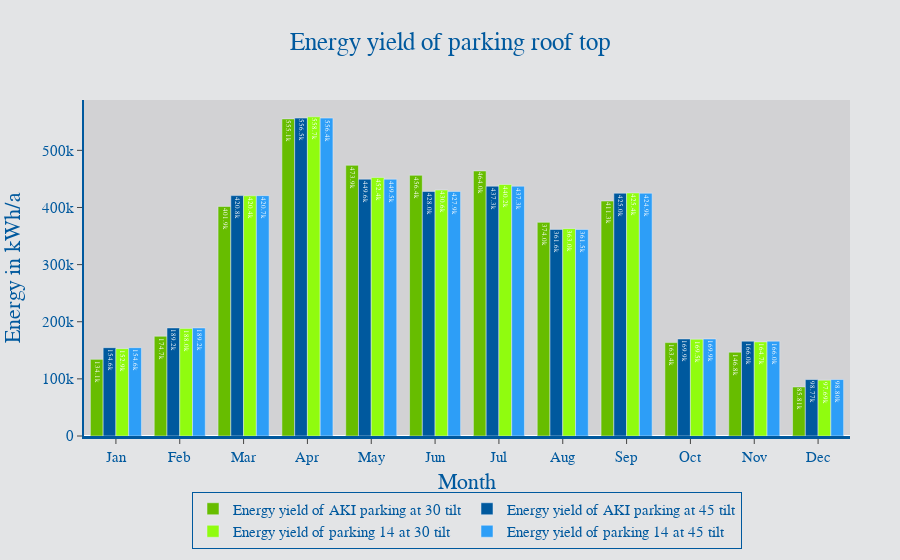

Notebook cell for this chart:
### Code cell
data = [trace1, trace2, trace3, trace4,]
fig = go.Figure(data = data)
fig.update_traces(texttemplate='%{text:.4s}',textposition='inside', opacity=1,
                  textfont=dict(family=A,size=18,color='white'))
fig.update_layout(uniformtext_minsize=20)
#fig.update_layout(xaxis_tickangle=45)
fig.update_layout(title='Energy yield of parking roof top',
                  title_x=0.5,
                  yaxis_title='Energy in kWh/a',font=dict(size=18),
                 legend=dict(
    #itemwidth=30,
    orientation='h',
    yanchor="middle",
    y=-0.25,
    xanchor="center",
    x=0.5,
    title_font_family=A,
    font=dict(
    family=A,
    size=15,
    color=hsn_blue),
    bgcolor=hsn_greyl,
    bordercolor=hsn_blue,
    valign='bottom',
    tracegroupgap=10,
    borderwidth=1,),
    font_family=A,
    font_color=hsn_blue,
    title_font_family=A,
    title_font_color=hsn_blue,
    legend_tracegroupgap=500,
                    
)
fig.update_xaxes(title_font_family=A)
fig.update_layout(
xaxis=dict(
showline=True,showgrid=False,showticklabels=True,
linecolor=hsn_blue,
title_text="Month",
title_standoff = 10,
linewidth=3,ticks='outside',tickfont=dict(
family=A,size=15,color=hsn_blue))
,
yaxis=dict(
showline=True,showgrid=False,showticklabels=True,
linecolor=hsn_blue,
ticklabelposition="outside",
linewidth=2,ticks='outside',tickfont=dict(
family=A,size=15,color=hsn_blue)
),autosize=True,margin=dict(
autoexpand=True,l=50,r=50,b=100,t=100,pad=0),
showlegend=True,paper_bgcolor=hsn_greyl,
    plot_bgcolor=hsn_greym)
fig.show()
pio.write_image(fig, 'energy yield.png',scale=6, width=1080, height=650)

### Figure 1 — Plotly figure (JSON) as saved in the notebook; plotly's stock layout.template omitted (floating-point values rounded to 4 significant figures)
{"data": [{"marker": {"color": "rgb(103,189,0)"}, "name": "Energy yield of AKI parking at 30 tilt", "opacity": 1, "text": [134100.0, 174700.0, 401900.0, 555100.0, 473900.0, 456400.0, 464000.0, 374000.0, 411300.0, 163400.0, 146800.0, 85810.0], "textfont": {"color": "white", "family": "Arial", "size": 18}, "textposition": "inside", "texttemplate": "%{text:.4s}", "type": "bar", "x": ["Jan", "Feb", "Mar", "Apr", "May", "Jun", "Jul", "Aug", "Sep", "Oct", "Nov", "Dec"], "y": [134100.0, 174700.0, 401900.0, 555100.0, 473900.0, 456400.0, 464000.0, 374000.0, 411300.0, 163400.0, 146800.0, 85810.0]}, {"marker": {"color": "rgb(0,89,158)"}, "name": "Energy yield of AKI parking at 45 tilt", "opacity": 1, "text": [154600.0, 189200.0, 420800.0, 556500.0, 449600.0, 428000.0, 437300.0, 361600.0, 425000.0, 169900.0, 166000.0, 98770.0], "textfont": {"color": "white", "family": "Arial", "size": 18}, "textposition": "inside", "texttemplate": "%{text:.4s}", "type": "bar", "x": ["Jan", "Feb", "Mar", "Apr", "May", "Jun", "Jul", "Aug", "Sep", "Oct", "Nov", "Dec"], "y": [154600.0, 189200.0, 420800.0, 556500.0, 449600.0, 428000.0, 437300.0, 361600.0, 425000.0, 169900.0, 166000.0, 98770.0]}, {"marker": {"color": "rgb(144,252,15)"}, "name": "Energy yield of parking 14 at 30 tilt", "opacity": 1, "text": [152900.0, 188000.0, 420400.0, 558700.0, 452400.0, 430600.0, 440200.0, 363000.0, 425400.0, 169500.0, 164700.0, 97690.0], "textfont": {"color": "white", "family": "Arial", "size": 18}, "textposition": "inside", "texttemplate": "%{text:.4s}", "type": "bar", "x": ["Jan", "Feb", "Mar", "Apr", "May", "Jun", "Jul", "Aug", "Sep", "Oct", "Nov", "Dec"], "y": [152900.0, 188000.0, 420400.0, 558700.0, 452400.0, 430600.0, 440200.0, 363000.0, 425400.0, 169500.0, 164700.0, 97690.0]}, {"marker": {"color": "rgb(45,158,247)"}, "name": "Energy yield of parking 14 at 45 tilt", "opacity": 1, "text": [154600.0, 189200.0, 420700.0, 556400.0, 449500.0, 427900.0, 437300.0, 361500.0, 424900.0, 169900.0, 166000.0, 98800.0], "textfont": {"color": "white", "family": "Arial", "size": 18}, "textposition": "inside", "texttemplate": "%{text:.4s}", "type": "bar", "x": ["Jan", "Feb", "Mar", "Apr", "May", "Jun", "Jul", "Aug", "Sep", "Oct", "Nov", "Dec"], "y": [154600.0, 189200.0, 420700.0, 556400.0, 449500.0, 427900.0, 437300.0, 361500.0, 424900.0, 169900.0, 166000.0, 98800.0]}], "layout": {"autosize": true, "font": {"color": "rgb(0,89,158)", "family": "Arial", "size": 18}, "legend": {"bgcolor": "rgb(227,228,230)", "bordercolor": "rgb(0,89,158)", "borderwidth": 1, "font": {"color": "rgb(0,89,158)", "family": "Arial", "size": 15}, "orientation": "h", "title": {"font": {"family": "Arial"}}, "tracegroupgap": 500, "valign": "bottom", "x": 0.5, "xanchor": "center", "y": -0.25, "yanchor": "middle"}, "margin": {"autoexpand": true, "b": 100, "l": 50, "pad": 0, "r": 50, "t": 100}, "paper_bgcolor": "rgb(227,228,230)", "plot_bgcolor": "rgb(210,210,212)", "showlegend": true, "title": {"font": {"color": "rgb(0,89,158)", "family": "Arial"}, "text": "Energy yield of parking roof top", "x": 0.5}, "uniformtext": {"minsize": 20}, "xaxis": {"linecolor": "rgb(0,89,158)", "linewidth": 3, "showgrid": false, "showline": true, "showticklabels": true, "tickfont": {"color": "rgb(0,89,158)", "family": "Arial", "size": 15}, "ticks": "outside", "title": {"font": {"family": "Arial"}, "standoff": 10, "text": "Month"}}, "yaxis": {"linecolor": "rgb(0,89,158)", "linewidth": 2, "showgrid": false, "showline": true, "showticklabels": true, "tickfont": {"color": "rgb(0,89,158)", "family": "Arial", "size": 15}, "ticklabelposition": "outside", "ticks": "outside", "title": {"text": "Energy in kWh/a"}}}}
